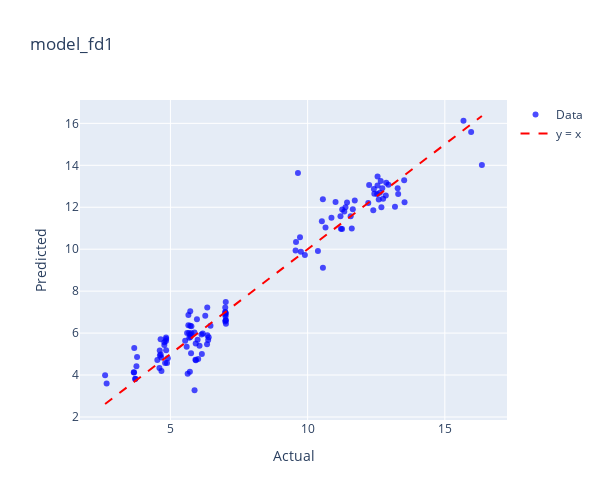
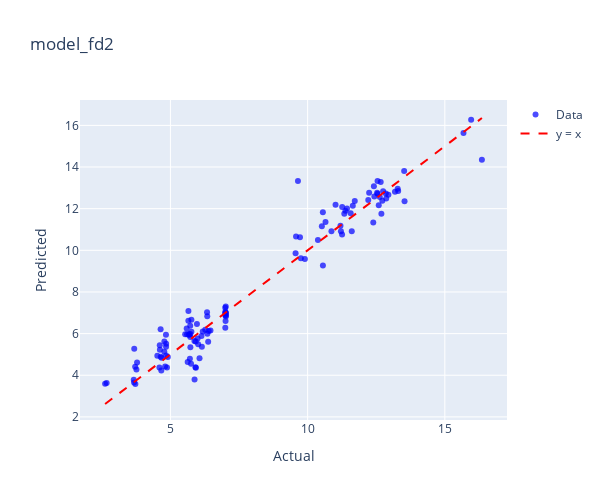
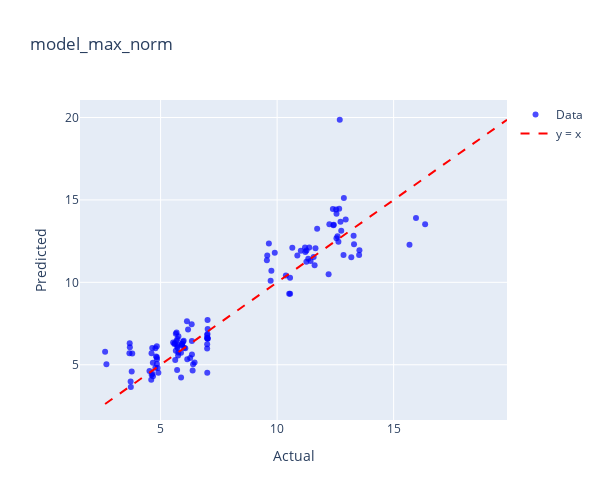
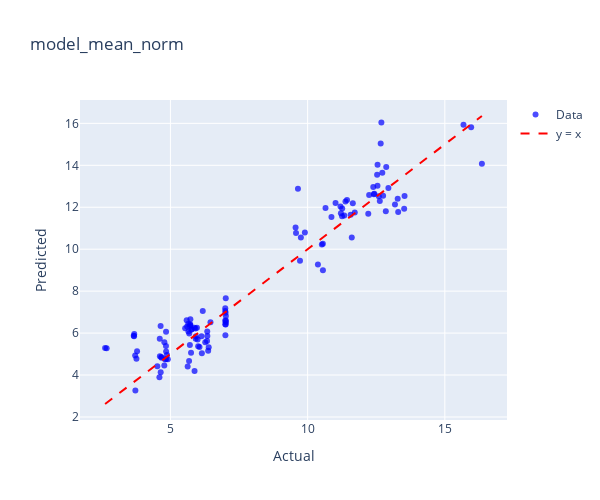

The code cell stored with these charts, in order, in its notebook:
### Code cell
model_dict = {
    'model_fd1': (model_fd1, gula_reduksi_fd1),
    'model_fd2': (model_fd2, gula_reduksi_fd2),
    'model_max_norm': (model_max_norm, gula_reduksi_max_norm),
    'model_mean_norm': (model_mean_norm, gula_reduksi_mean_norm),
    'model_msc': (model_msc, gula_reduksi_msc),
    'model_ori': (model_ori, gula_reduksi_ori),
    'model_range_norm': (model_range_norm, gula_reduksi_range_norm),
    'model_sg1': (model_sg1, gula_reduksi_sg1),
    'model_sg2': (model_sg2, gula_reduksi_sg2),
    'model_snv': (model_snv, gula_reduksi_snv),
}

for name, (model, data) in model_dict.items():
    print(f"Plotting for {name}")
    plot_actual_vs_predicted_plotly(model, data, 'Gula Reduksi',name)
